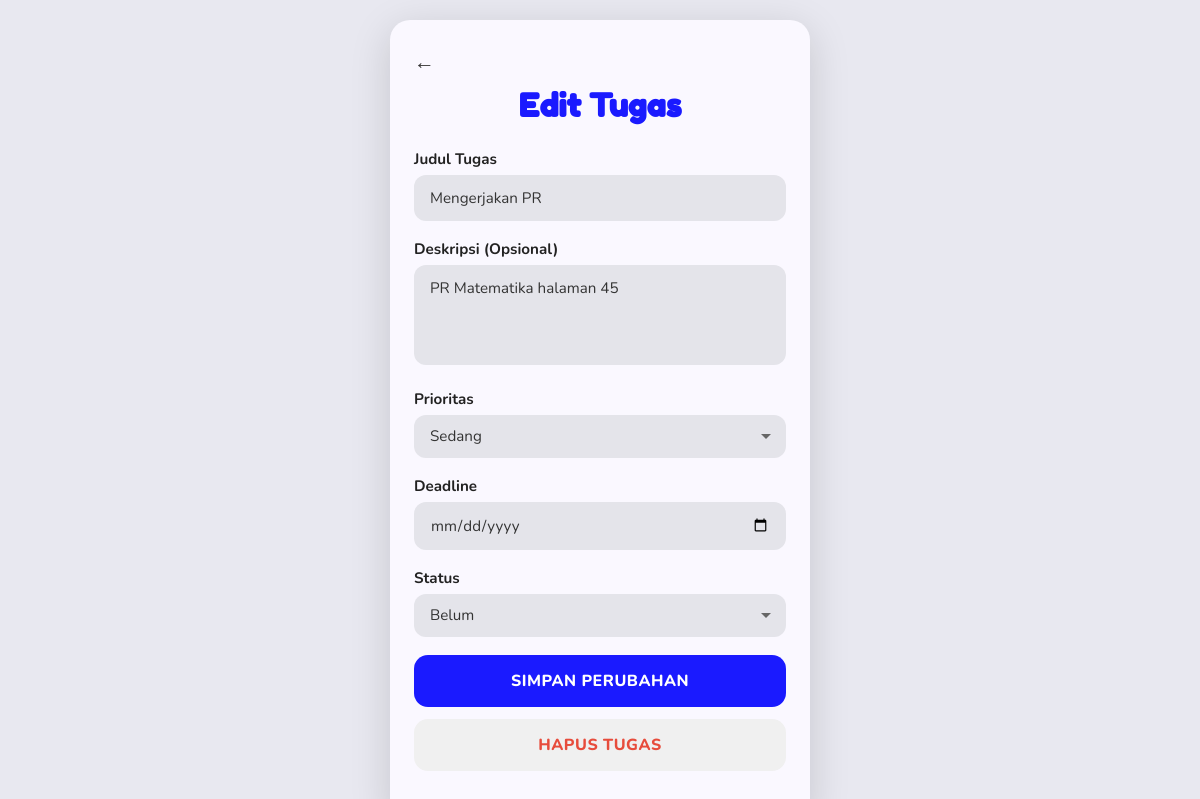
The app's page /edit_tugas.php?id=2 (signed in) with its own data.
### tables this page shows
CREATE TABLE IF NOT EXISTS tugas (
    id_tugas INT AUTO_INCREMENT PRIMARY KEY,
    id_siswa INT NOT NULL,
    judul_tugas VARCHAR(100) NOT NULL,
    deskripsi TEXT,
    deadline DATETIME,
    prioritas ENUM('Rendah','Sedang','Tinggi') DEFAULT 'Sedang',
    status ENUM('Belum','Selesai') DEFAULT 'Belum',
    FOREIGN KEY (id_siswa) REFERENCES siswa(id_siswa) ON DELETE CASCADE
);

### edit_tugas.php (the view, shortened to what this page needs)
<?php
require_once 'includes/db.php';
$id_siswa = $_SESSION['id_siswa'];
$id_tugas = (int)($_GET['id'] ?? 0);
$stmt = $pdo->prepare("SELECT * FROM tugas WHERE id_tugas=? AND id_siswa=?");
$stmt->execute([$id_tugas, $id_siswa]);
$tugas = $stmt->fetch(PDO::FETCH_ASSOC);
?>
<!DOCTYPE html>
<html lang="id">
<head>
    <link rel="stylesheet" href="css/style.css">
</head>
<body>
<div class="container">
    <div class="form-page">
        <a href="home.php" class="back-btn">←</a>
        <h1 class="page-title">Edit Tugas</h1>
        <form method="POST">
            <div class="form-group">
                <label>Judul Tugas</label>
                <input type="text" name="judul_tugas" value="<?= htmlspecialchars($tugas['judul_tugas']) ?>">
            </div>
            <div class="form-group">
                <label>Deskripsi (Opsional)</label>
                <textarea name="deskripsi"><?= htmlspecialchars($tugas['deskripsi'] ?? '') ?></textarea>
            </div>
            <div class="form-group">
                <label>Prioritas</label>
                <select name="prioritas">
                    <?php foreach (['Rendah','Sedang','Tinggi'] as $p): ?>
                    <option value="<?= $p ?>" <?= $tugas['prioritas']===$p?'selected':'' ?>><?= $p ?></option>
                    <?php endforeach; ?>
                </select>
            </div>
            <div class="form-group">
                <label>Deadline</label>
                <input type="date" name="deadline" value="<?= htmlspecialchars($tugas['deadline'] ?? '') ?>">
            </div>
            <div class="form-group">
                <label>Status</label>
                <select name="status">
                    <option value="Belum"   <?= $tugas['status']==='Belum'?'selected':'' ?>>Belum</option>
                </select>
            </div>
            <button type="submit" name="simpan" class="btn btn-primary" style="margin-bottom:12px;">SIMPAN PERUBAHAN</button>
            <button type="submit" name="hapus" onclick="return confirm('Yakin hapus?')" class="btn btn-danger">HAPUS TUGAS</button>
        </form>
    </div>
</div>
</body>
</html>

### css/style.css (style rules this page uses)
* { margin: 0; padding: 0; box-sizing: border-box; }
body { font-family: 'Nunito', sans-serif; background-color: #e8e8f0; min-height: 100vh; display: flex; justify-content: center; align-items: flex-start; padding: 20px 0; }
.container { background-color: #faf8ff; width: 100%; max-width: 420px; min-height: 100vh; border-radius: 20px; overflow: hidden; box-shadow: 0 10px 40px rgba(0, 0, 0, 0.15); position: relative; }
.page-title { font-family: 'Fredoka One', cursive; font-size: 2rem; color: #1a1aff; text-align: center; margin-bottom: 24px; }
label { display: block; font-weight: 700; font-size: 0.95rem; color: #222; margin-bottom: 6px; }
input[type="text"], input[type="email"], input[type="password"], input[type="date"], input[type="time"], textarea, select { width: 100%; padding: 13px 16px; background-color: #e4e4ea; border: none; border-radius: 12px; font-size: 0.95rem; font-family: 'Nunito', sans-serif; color: #333; outline: none; transition: background 0.2s; }
textarea { resize: none; height: 100px; }
select { appearance: none; background-repeat: no-repeat; background-position: right 14px center; cursor: pointer; }
.form-group { margin-bottom: 18px; }
.btn { display: block; width: 100%; padding: 15px; border: none; border-radius: 14px; font-size: 1rem; font-weight: 800; font-family: 'Nunito', sans-serif; cursor: pointer; text-align: center; letter-spacing: 0.5px; text-decoration: none; transition: opacity 0.2s, transform 0.1s; }
.btn-primary { background-color: #1a1aff; color: white; }
.btn-danger { background-color: #f0f0f0; color: #e74c3c; }
.back-btn { display: inline-block; font-size: 1.3rem; color: #333; text-decoration: none; margin-bottom: 10px; }
.form-page { padding: 28px 24px 40px; }

### records on screen
tugas: judul_tugas "Mengerjakan PR", deskripsi "PR Matematika halaman 45", prioritas "Sedang", status "Belum"
